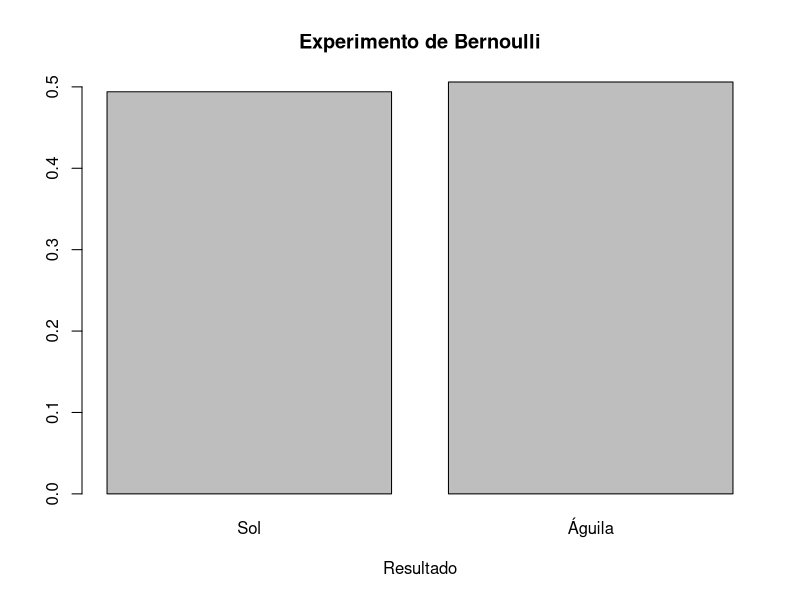
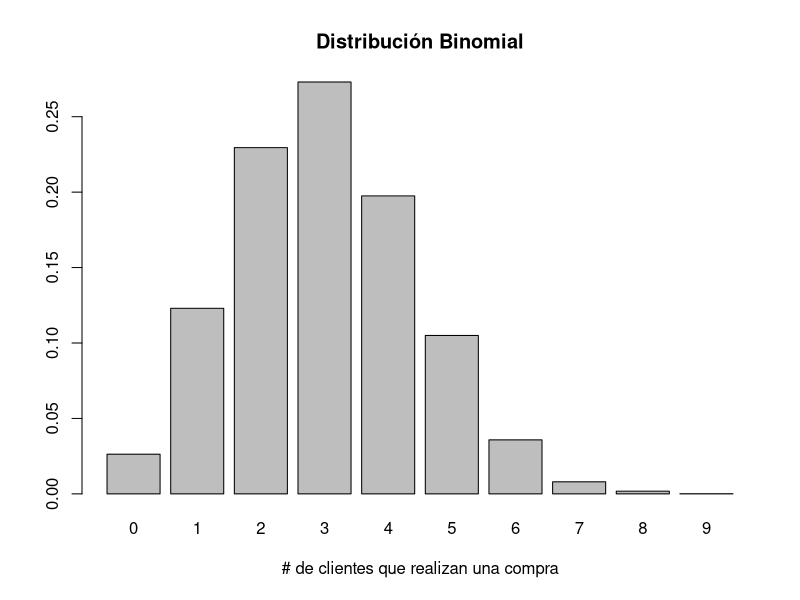
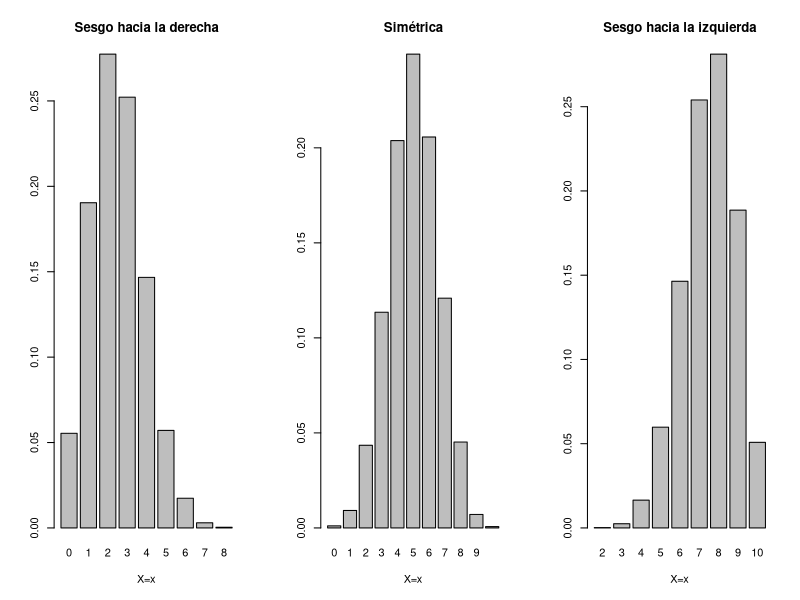
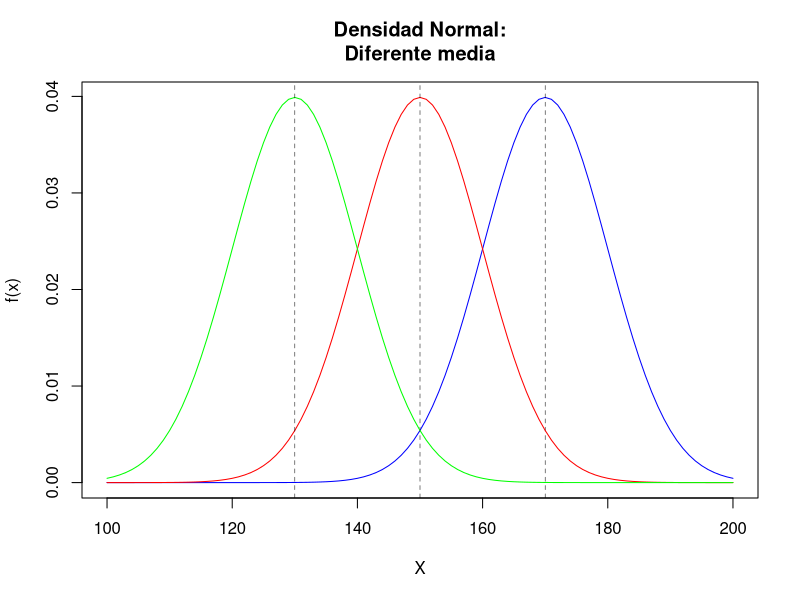
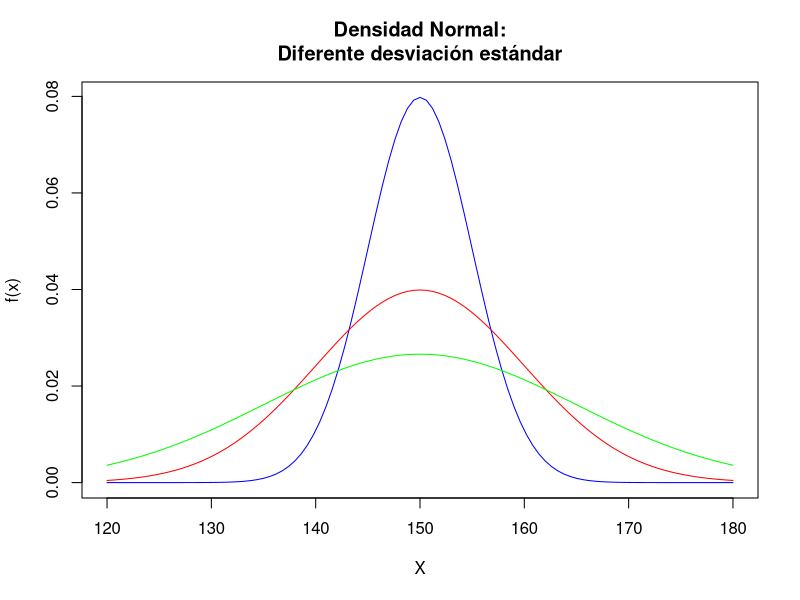
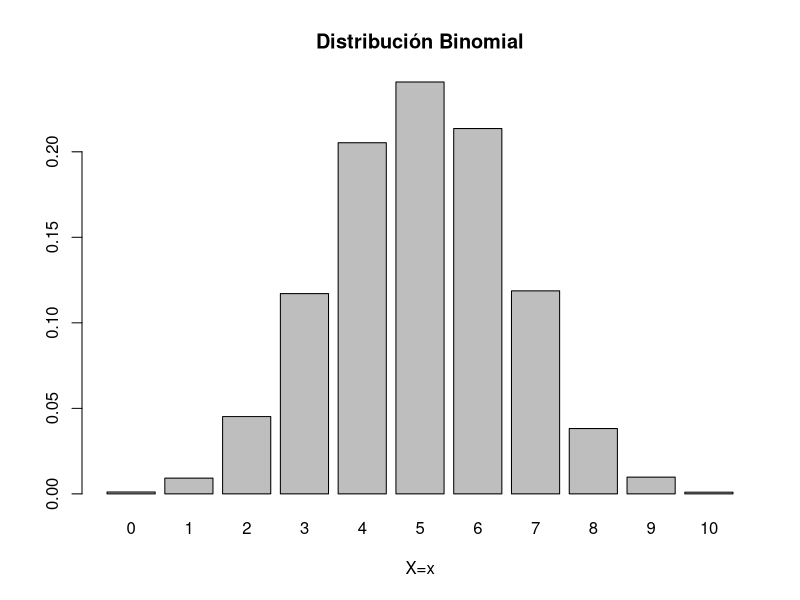
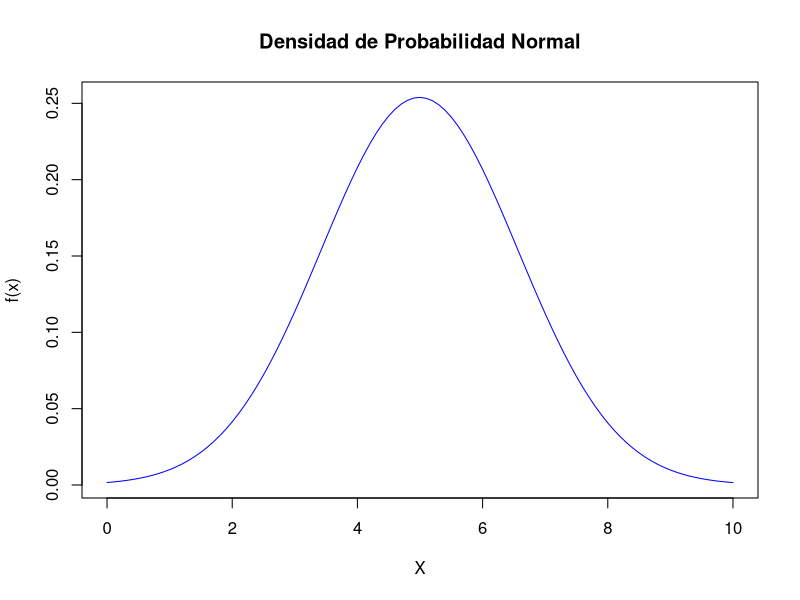
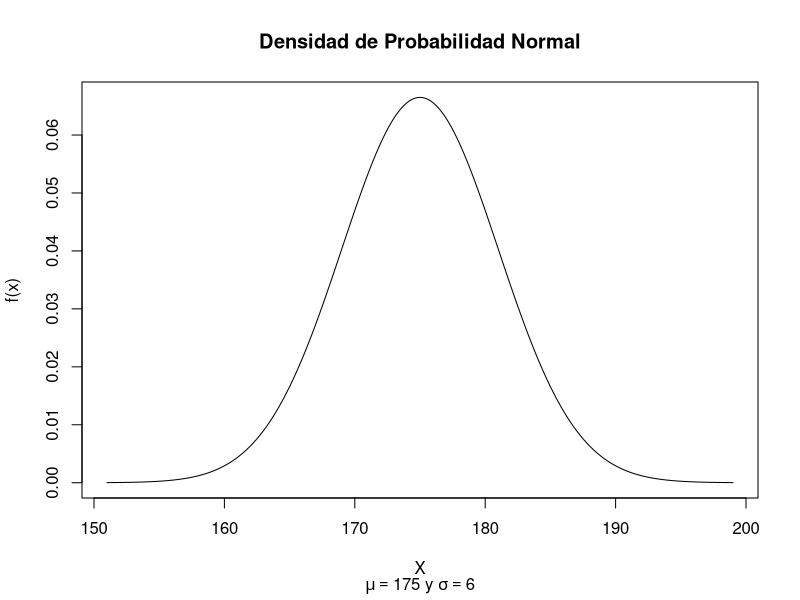

The R script that drew these images, in order: (Note: this script raises an error after producing the figures.)
############ SESIÓN 4: PROBABILIDAD Y FUNCIONES DE DISTRIBUCIÓN  ##############
###############################################################################
set.seed(2022)

## EJEMPLO 01: ENSAYO DE BERNOULLI Y DISTRIBUCIÓN BINOMIAL
"Un ensayo de Bernoulli es un experimento aleatorio en el que sólo se pueden 
obtener dos resultados: éxito o fracaso. La variable aleatoria X de este experimento 
tiene probabilidad p de resultar en éxito.

Pensemos en el caso simple de lanzar una moneda justa al aire:"

sample(c('Águila','Sol'), size = 1, prob = c(0.5,0.5))

"Si repetimos el experimento de Bernoulli un número considerado de veces y registramos 
las veces que el experimento resultó en éxito como 1 y en fracaso como 0, podemos 
obtener gráficamente la distribución de la variable aleatoria.

Entre más grande sea el número de experimentos que realizamos, más nos acercamos 
a la distribución real de la variable aleatoria"

n <- 1000
p <- 0.5
count <- c()
for (i in seq(n)) {
  x <- sample(c("Águila", "Sol"), size = 1, prob = c(0.5, 1-p))
  if (x == "Águila") {
    count[i] = 1
  }
  else
    count[i] = 0
  
}

barplot(table(count)/length(count), 
        main = "Experimento de Bernoulli", 
        xlab = "Resultado",
        names = c("Sol", "Águila"))

# Bar plot es un histograma para variables discretas

"Para un experimento de Bernoulli tenemos que:
    - E[X] = p
    - SD[X] = sqrt(p*(1-p))
    Nota: P = Éxito, Probabilidad = Valor Esperado
Esto podemos comprobarlo con las funciones descriptivas que hemos visto:"

mean(count)
sd(count)

"Si nos decidimos a repetir n veces un experimento de Bernoulli y definimos la 
variable aleatoria X como el número de éxitos en n experimentos de Bernoulli, 
entonces X~Binomial(n,p).

Por ejemplo: Un cliente tiene una probabilidad de 0.3 de realizar una compra en 
nuestra tienda. Si al día tenemos 10 clientes, ¿cuál es la probabilidad de que 
exactamente 0, 2, 4 y 10 de ellos realizan una compra?"

dbinom(x = 0, size = 10, prob = 0.3)
dbinom(x = 2, size = 10, prob = 0.3)
dbinom(x = 4, size = 10, prob = 0.3)
dbinom(x = 6, size = 10, prob = 0.3)
dbinom(x = 8, size = 10, prob = 0.3)
dbinom(x = 10, size = 10, prob = 0.3)

#Nota: dbinom: D = Densidad o masa de poblacion 

"Como podemos observar, la probabilidad va incrementando y posteriormente disminuye. 
Esto nos da una idea de la cómo se comporta la distribución del número de clientes 
que realizan una compra por día. Veamos ahora la distribución real de X:"

binom <- rbinom(n = 10000, size = 10, prob = 0.3)

#Nota: rbinom: R = Random - Generar múmeros aleatorios para la funcion de distribucion  

barplot(table(binom)/length(binom),
        main = "Distribución Binomial", 
        xlab = "# de clientes que realizan una compra")


# Nota: Masa para variables discreta, densidad para contunias

"¿Cuál es la probabilidad de que menos de 4 clientes realicen una compra? Para ello 
podríamos sumar todas las probabilidades desde x = 0 hasta x = 3, pero existe otra forma 
más fácil con la función de distribución acumulada:"
dbinom(x = 0, size = 10, prob = 0.3) +
  dbinom(x = 1, size = 10, prob = 0.3) +
  dbinom(x = 2, size = 10, prob = 0.3) +
  dbinom(x = 3, size = 10, prob = 0.3)

pbinom(q = 3, size = 10, prob = 0.3, lower.tail = TRUE) # P(X <= x)

#Nota : Probabilidad Acumulada de la distribucion
#     q = cuantil



"¿Cuál es la probabilidad de que más de 5 clientes realicen una compra?"
dbinom(x = 6, size = 10, prob = 0.3) +
  dbinom(x = 7, size = 10, prob = 0.3) +
  dbinom(x = 8, size = 10, prob = 0.3) +
  dbinom(x = 9, size = 10, prob = 0.3) +
  dbinom(x = 10, size = 10, prob = 0.3)

pbinom(q = 5, size = 10, prob = 0.3, lower.tail = FALSE) #P(X >= x)

1 - pbinom(q = 5, size = 10, prob = 0.3, lower.tail = TRUE)

"Para una distribución binomial tenemos que:
    - E[X] = size*p 
    - SD[X] = sqrt(size*p*(1-p))
Esto podemos comprobarlo con las funciones descriptivas que hemos visto:"
#Nota: (10 * 0.3)
sqrt(10*0.3*0.7)

mean(binom)
sd(binom)

"Como pudiste darte cuenta en la gráfica de distribución de nuestra variable aleatoria,
esta está sesgada hacia la derecha. El sesgo de la distribución depende del parámetro p"
{par(mfrow=c(1,3))
  binom.der <- rbinom(n = 10000, size = 10, prob = 0.25)
  barplot(table(binom.der)/length(binom.der),
          main = "Sesgo hacia la derecha", 
          xlab = "X=x")
  binom.sim <- rbinom(n = 10000, size = 10, prob = 0.5)
  barplot(table(binom.sim)/length(binom.sim),
          main = "Simétrica", 
          xlab = "X=x")
  binom.izq <- rbinom(n = 10000, size = 10, prob = 0.75)
  barplot(table(binom.izq)/length(binom.izq),
          main = "Sesgo hacia la izquierda", 
          xlab = "X=x")}
dev.off()


## EJEMPLO 03: DISTRIBUCIÓN NORMAL, NORMAL ESTÁNDAR Y VALORES Z
### Aproximación de la distribución normal a la binomial
"La distribución normal tiene un papel fundamental en muchas áreas de estudio, ya que, 
de forma natural muchas variables siguen o pueden aproximarse a esta distribución.

Algunos puntos importantes de esta distribución son:
    - Tiene dos parámetros: X~N(Media, SD)
    - Es simétrica y con forma de campana"
{
  curve(dnorm(x, mean = 170, sd = 10), from = 100, to = 200, 
        col='blue', main = "Densidad Normal:\nDiferente media",
        ylab = "f(x)", xlab = "X")
  abline(v = 170, lwd = 0.5, lty = 2)
  curve(dnorm(x, mean = 150, sd = 10), from = 100, to = 200, 
        col='red', add = TRUE)
  abline(v = 150, lwd = 0.5, lty = 2)
  curve(dnorm(x, mean = 130, sd = 10), from = 100, to = 200, 
        col='green', add = TRUE)
  abline(v = 130, lwd = 0.5, lty = 2)
}

{
  curve(dnorm(x, mean = 150, sd = 5), from = 120, to = 180, 
        col='blue', main = "Densidad Normal:\nDiferente desviación estándar",
        ylab = "f(x)", xlab = "X")
  curve(dnorm(x, mean = 150, sd = 10), from = 120, to = 180, 
        col='red', add = TRUE)
  curve(dnorm(x, mean = 150, sd = 15), from = 120, to = 180, 
        col='green', add = TRUE)
}

"La distribución binomial puede aproximarse a la distribución normal cuando p es 
aproximadamente 0.5 y la muestra es >= 10"
binom.aprox <- rbinom(n = 10000, size = 10, prob = 0.5)
(binom.mean <- mean(binom.aprox))
(binom.sd <- sd(binom.aprox))

barplot(table(binom.aprox)/length(binom.aprox),
        main = "Distribución Binomial", 
        xlab = "X=x")
curve(dnorm(x, mean = binom.mean, sd = binom.sd), from=0, to=10, 
      col='blue', main = "Densidad de Probabilidad Normal",
      ylab = "f(x)", xlab = "X")

"Ahora vamos a demostrar que la aproximación es buena, calculando el promedio y la 
desviación estándar"
normal.binom <- #
  
#
#

### Distribución normal
"La distribución normal es una distribución para variables aleatorias continuas, 
por lo que, a diferencia de las distribuciones para variables discretas, la 
probabilidad sólo puede calcularse para intervalos de valores.

P(X=c) = 0
Por ejemplo: dada la siguiente variable aleatoria normalmente distribuida:"
mean <- 175
sd <- 6
x <- seq(-4, 4, 0.01)*sd + mean
y <- dnorm(x, mean = mean, sd = sd) 

plot(x, y, type = "l", xlab = "X", ylab = "f(x)",
     main = "Densidad de Probabilidad Normal", 
     sub = expression(paste(mu == 175, " y ", sigma == 6)))

integrate(dnorm, lower = x[1], upper = x[length(x)], mean=mean, sd = sd)

"Calcula P(X <= 180):"
pnorm(q = 180, mean = mean, sd = sd, lower.tail = TRUE)

par(mfrow = c(2, 2))
plot(x, y, type = "l", xlab = "", ylab = "")
title(main = "Densidad de Probabilidad Normal", sub = expression(paste(mu == 175, " y ", sigma == 6)))

polygon(c(min(x), x[x<=180], 180), c(0, y[x<=180], 0), col="red")

"Calcula P(X <= 165):"
pnorm(q = 165, mean = mean, sd = sd)

plot(x, y, type = "l", xlab = "", ylab = "")
title(main = "Densidad de Probabilidad Normal", sub = expression(paste(mu == 175, " y ", sigma == 6)))

polygon(c(min(x), x[x<=165], 165), c(0, y[x<=165], 0), col="yellow")

"Calcula P(165 <= X <= 180):"


plot(x, y, type = "l", xlab="", ylab="")
title(main = "Densidad de Probabilidad Normal", sub = expression(paste(mu == 175, " y ", sigma == 6)))

polygon(c(165, x[x>=165 & x<=180], 180), c(0, y[x>=165 & x<=180], 0), col="green")

"Calcula P(X >= 182):"
#

plot(x, y, type = "l", xlab="", ylab="", xlim = c(150, 200))
title(main = "Densidad de Probabilidad Normal", sub = expression(paste(mu == 175, " y ", sigma == 6)))

polygon(c(182, x[x>=182], max(x)), c(0, y[x>=182], 0), col="blue")

dev.off()

"Como con cualquier otra distribución, también podemos calcular los cuantiles de la 
distribución, es decir podemos encontrar el valor b, tal que P(X <= b) = 0.75:"
b <- #
  b

"Podemos combrar el resultaso anterior calculando P(X <= 179.0469):"
#

### Distribución normal estándar y valores Z
"La distribución normal estándar es un caso especial de la distribución normal 
con media 0 y desviación estándar 1: Z ~ N(0,1). Esta distribución es de particular 
interés ya que todas las variables aleatorias X ~ N(Media, SD) pueden transformarse a
Z, lo cual nos permite poder comparar variables normalmente distribuídas entre sí.

Para pasar de X a Z, es necesario 'estandarizar' la variable X de la siguiente forma:
Z = (X - media)/ SD

Por ejemplo: Sea X ~ N(120, 85). Calcula la probabilidad de que X sea menor a 100"
pnorm(q = 100, mean = 120, sd = 85)

"Estandarizando tenemos que Z ~ N(0,1), y el valor estandarizado de 100 es"
z <- #
  z

"Por lo tanto, la probabilidad de que Z sea menor a -0.2352941 es"
